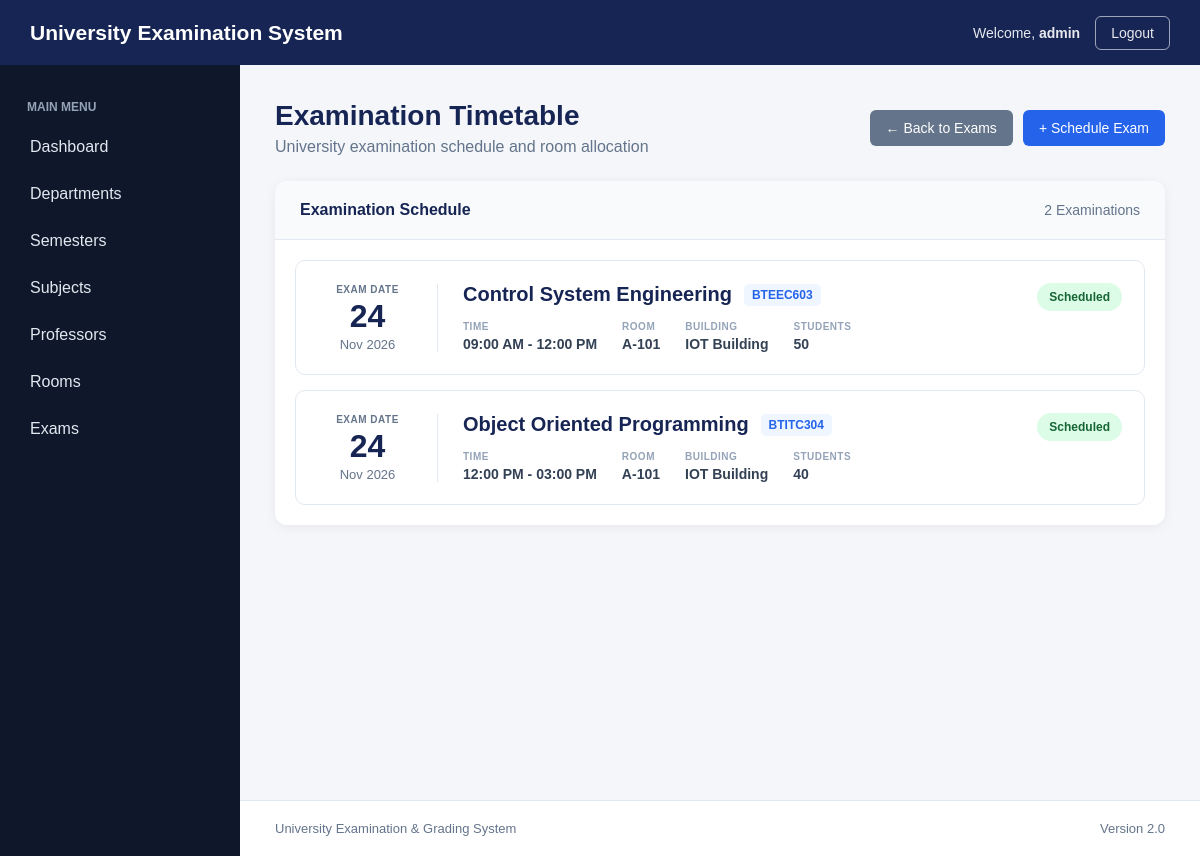
The page /exams/timetable/ (signed in) on the database as committed earlier.
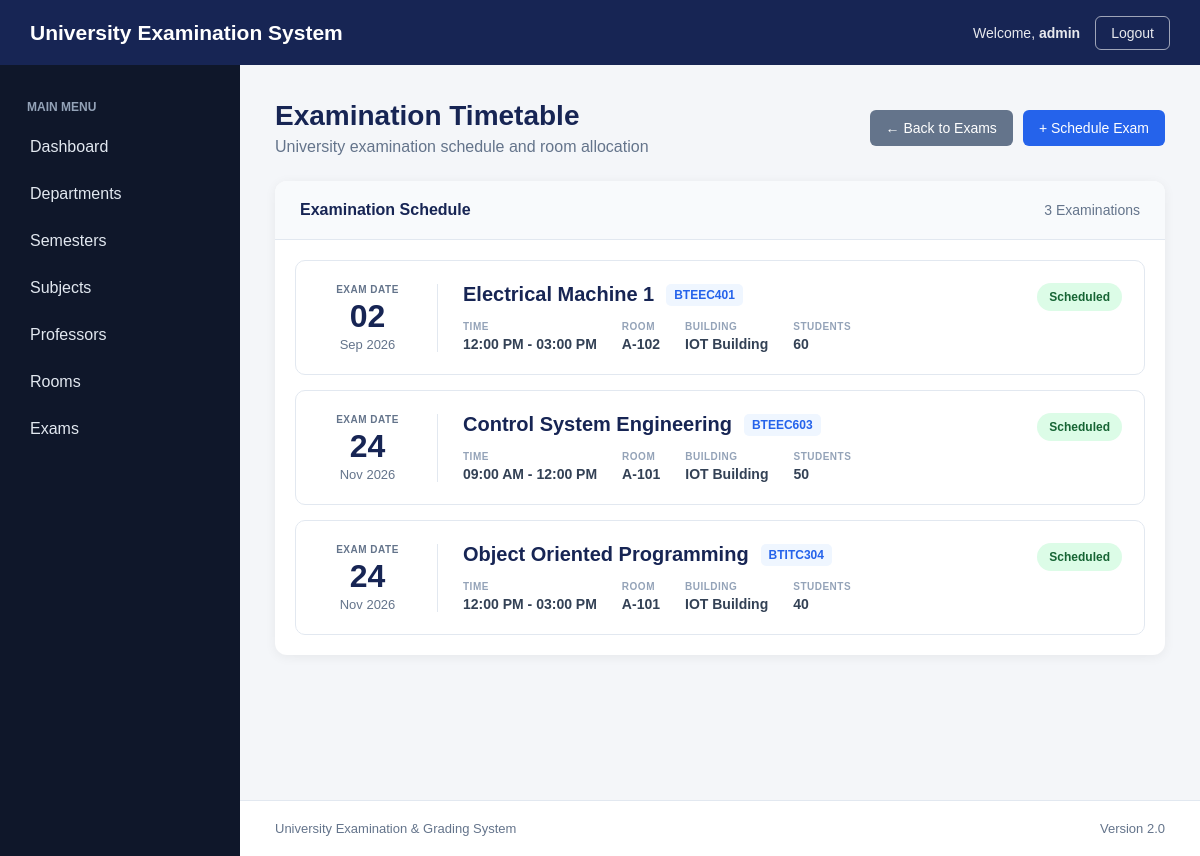
The same page on the database as committed later.
### academics/models.py (models this page shows, shortened)
class Exam(models.Model):
    subject = models.ForeignKey(
        Subject,
        on_delete=models.CASCADE,
        related_name="exams"
    )
    room = models.ForeignKey(
        Room,
        on_delete=models.PROTECT,
        related_name="exams"
    )
    exam_date = models.DateField()
    start_time = models.TimeField()
    end_time = models.TimeField()
    student_count = models.PositiveIntegerField()
    created_at = models.DateTimeField(
        auto_now_add=True
    )

class Subject(models.Model):
    semester = models.ForeignKey(
        Semester,
        on_delete=models.CASCADE,
        related_name="subjects"
    )
    name = models.CharField(
        max_length=150
    )
    code = models.CharField(
        max_length=30,
        unique=True
    )
    credits = models.PositiveIntegerField()
    professors = models.ManyToManyField(
        Professor,
        related_name="subjects",
        blank=True
    )

class Room(models.Model):
    room_number = models.CharField(
        max_length=20,
        unique=True
    )
    building = models.CharField(
        max_length=100
    )
    capacity = models.PositiveIntegerField()

### academics/views.py (the view)
@login_required
def exam_timetable(request):
    exams = Exam.objects.select_related(
        "subject",
        "room"
    ).order_by(
        "exam_date",
        "start_time"
    )
    return render(
        request,
        "academics/exam_timetable.html",
        {
            "exams": exams
        }
    )

### academics/templates/academics/exam_timetable.html (shortened to what this page needs)
{% extends "academics/base.html" %}
{% block content %}
<div class="page-header">
    <div>
        <h1 class="page-title">
            Examination Timetable
        </h1>
        <p class="page-description">
            University examination schedule and room allocation
        </p>
    </div>
    <div class="timetable-actions">
        <a
            href="{% url 'exams' %}"
            class="btn btn-secondary"
        >
            ← Back to Exams
        </a>
        <a
            href="{% url 'exam_create' %}"
            class="btn btn-primary"
        >
            + Schedule Exam
        </a>
    </div>
</div>
<div class="timetable-container">
    {% if exams %}
        <div class="timetable-header">
            <div>
                Examination Schedule
            </div>
            <div>
                {{ exams|length }} Examination{{ exams|length|pluralize }}
            </div>
        </div>
        <div class="timetable-list">
            {% for exam in exams %}
                <div class="timetable-card">
                    <div class="timetable-date">
                        <div class="date-label">
                            EXAM DATE
                        </div>
                        <div class="date-value">
                            {{ exam.exam_date|date:"d" }}
                        </div>
                        <div class="month-value">
                            {{ exam.exam_date|date:"M Y" }}
                        </div>
                    </div>
                    <div class="timetable-details">
                        <div class="exam-subject">
                            <h2>
                                {{ exam.subject.name }}
                            </h2>
                            <span class="subject-code">
                                {{ exam.subject.code }}
                            </span>
                        </div>
                        <div class="exam-info-row">
                            <div class="exam-info-item">
                                <span class="info-label">
                                    TIME
                                </span>
                                <span class="info-value">
                                    {{ exam.start_time|time:"h:i A" }}
                                    -
                                    {{ exam.end_time|time:"h:i A" }}
                                </span>
                            </div>
                            <div class="exam-info-item">
                                <span class="info-label">
                                    ROOM
                                </span>
                                <span class="info-value">
                                    {{ exam.room.room_number }}
                                </span>
                            </div>
                            <div class="exam-info-item">
                                <span class="info-label">
                                    BUILDING
                                </span>
                                <span class="info-value">
                                    {{ exam.room.building }}
                                </span>
                            </div>
                            <div class="exam-info-item">
                                <span class="info-label">
                                    STUDENTS
                                </span>
                                <span class="info-value">
                                    {{ exam.student_count }}
                                </span>
                            </div>
                        </div>
                    </div>
                    <div class="exam-status">
                        <span class="status-badge">
                            Scheduled
                        </span>
                    </div>
                </div>
            {% endfor %}
        </div>
    {% endif %}
</div>
{% endblock %}

Rows that differ between the two databases and show on the page:
added Exam: exam_date "02", exam_date "Sep 2026", subject.name "Electrical Machine 1", subject.code "BTEEC401", start_time "12:00 PM", end_time "03:00 PM", room.room_number "A-102", room.building "IOT Building", student_count "60"
Other text that changed with them:
{{ exams|length }}: "2" → "3"
